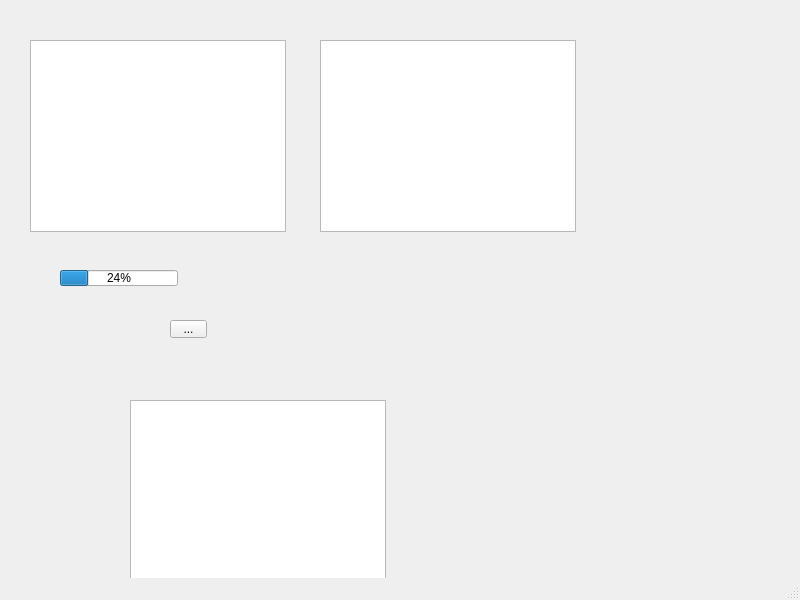
<?xml version="1.0" encoding="UTF-8"?>
<ui version="4.0">
 <class>MainWindow</class>
 <widget class="QMainWindow" name="MainWindow">
  <property name="geometry">
   <rect>
    <x>0</x>
    <y>0</y>
    <width>800</width>
    <height>600</height>
   </rect>
  </property>
  <property name="windowTitle">
   <string>MainWindow</string>
  </property>
  <widget class="QWidget" name="centralwidget">
   <widget class="QPushButton" name="pushButton">
    <property name="geometry">
     <rect>
      <x>90</x>
      <y>190</y>
      <width>75</width>
      <height>23</height>
     </rect>
    </property>
    <property name="text">
     <string>PushButton</string>
    </property>
   </widget>
   <widget class="QToolButton" name="toolButton">
    <property name="geometry">
     <rect>
      <x>170</x>
      <y>320</y>
      <width>37</width>
      <height>18</height>
     </rect>
    </property>
    <property name="text">
     <string>...</string>
    </property>
   </widget>
   <widget class="QListView" name="listView">
    <property name="geometry">
     <rect>
      <x>320</x>
      <y>40</y>
      <width>256</width>
      <height>192</height>
     </rect>
    </property>
   </widget>
   <widget class="QColumnView" name="columnView">
    <property name="geometry">
     <rect>
      <x>130</x>
      <y>400</y>
      <width>256</width>
      <height>192</height>
     </rect>
    </property>
   </widget>
   <widget class="QListWidget" name="listWidget">
    <property name="geometry">
     <rect>
      <x>30</x>
      <y>40</y>
      <width>256</width>
      <height>192</height>
     </rect>
    </property>
   </widget>
   <widget class="QProgressBar" name="progressBar">
    <property name="geometry">
     <rect>
      <x>60</x>
      <y>270</y>
      <width>118</width>
      <height>16</height>
     </rect>
    </property>
    <property name="value">
     <number>24</number>
    </property>
   </widget>
  </widget>
  <widget class="QMenuBar" name="menubar">
   <property name="geometry">
    <rect>
     <x>0</x>
     <y>0</y>
     <width>800</width>
     <height>23</height>
    </rect>
   </property>
  </widget>
  <widget class="QStatusBar" name="statusbar"/>
 </widget>
 <resources/>
 <connections/>
</ui>
